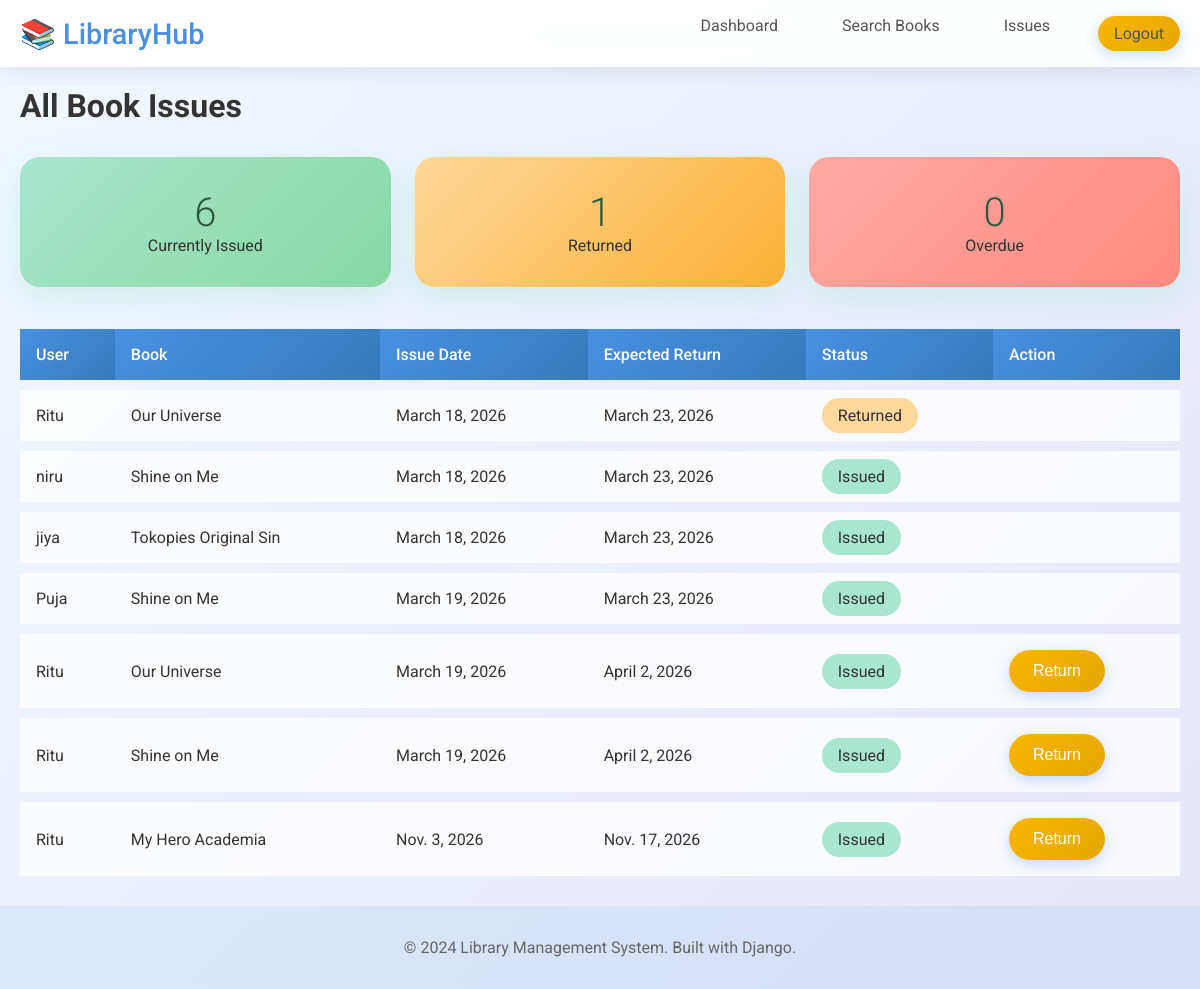
The page /issues/ (signed in) on the database its author committed.
### library/models.py (models this page shows, shortened)
class Issue(models.Model):
    STATUS_CHOICES = [
        ('issued', 'Issued'),
        ('returned', 'Returned'),
        ('overdue', 'Overdue'),
    ]
    user = models.ForeignKey(User, on_delete=models.CASCADE)
    book = models.ForeignKey(Book, on_delete=models.CASCADE)
    issue_date = models.DateField(default=timezone.now)
    expected_return_date = models.DateField()
    actual_return_date = models.DateField(null=True, blank=True)
    status = models.CharField(max_length=10, choices=STATUS_CHOICES, default='issued')

class Book(models.Model):
    title = models.CharField(max_length=200)
    author = models.CharField(max_length=200)
    isbn = models.CharField(max_length=13, unique=True)
    total_copies = models.PositiveIntegerField(default=1)
    available_copies = models.PositiveIntegerField(default=1)

### library/views.py (the view)
# urls.py: path('issues/', views.IssueListView.as_view(), name='issues'),
class IssueListView(LoginRequiredMixin, ListView):
    model = Issue
    template_name = 'library/issues.html'
    context_object_name = 'issues'
    paginate_by = 10
    def get_queryset(self):
        queryset = Issue.objects.select_related('user', 'book').all()
        issued_count = queryset.filter(status='issued').count()
        returned_count = queryset.filter(status='returned').count()
        overdue_count = queryset.filter(status='overdue').count()
        self.extra_context = {
            'issued_count': issued_count,
            'returned_count': returned_count,
            'overdue_count': overdue_count,
        }
        return queryset
    def get_context_data(self, **kwargs):
        context = super().get_context_data(**kwargs)
        context.update(self.extra_context or {})
        return context

### templates/library/issues.html (shortened to what this page needs)
<!DOCTYPE html>
<html lang="en">
<head>
</head>
<body>
{% extends 'library/base.html' %}
{% block content %}
<h1>All Book Issues</h1>
<div class="stats-grid">
    <div class="stat-card">
        <div class="stat-number">{{ issued_count }}</div>
        <div>Currently Issued</div>
    </div>
    <div class="stat-card" style="background: linear-gradient(135deg, #ffd89b, #fbb034);">
        <div class="stat-number">{{ returned_count }}</div>
        <div>Returned</div>
    </div>
    <div class="stat-card" style="background: linear-gradient(135deg, #ffaaa5, #ff8a80);">
        <div class="stat-number">{{ overdue_count }}</div>
        <div>Overdue</div>
    </div>
</div>
<table class="table">
    <thead>
        <tr>
            <th>User</th>
            <th>Book</th>
            <th>Issue Date</th>
            <th>Expected Return</th>
            <th>Status</th>
            <th>Action</th>
        </tr>
    </thead>
    <tbody>
        {% for issue in issues %}
        <tr>
            <td>{{ issue.user.username }}</td>
            <td>{{ issue.book.title }}</td>
            <td>{{ issue.issue_date }}</td>
            <td>{{ issue.expected_return_date }}</td>
            <td>
                <span style="padding: 0.5rem 1rem; border-radius: 20px; background: {% if issue.status == 'issued' %}#a8e6cf{% elif issue.status == 'returned' %}#ffd89b{% else %}#ffaaa5{% endif %}; color: #333;">
                    {{ issue.get_status_display }}
                </span>
            </td>
            <td>
                {% if issue.status == 'issued' and user == issue.user %}
                    <form method="post" action="{% url 'return_book' issue.id %}" style="display: inline;">
                        <button type="submit" class="btn btn-secondary">Return</button>
                    </form>
                {% endif %}
            </td>
        </tr>
        {% endfor %}
    </tbody>
</table>
{% endblock %}

### static/library/css/style.css (style rules this page uses)
* { margin: 0; padding: 0; box-sizing: border-box; }
body { font-family: 'Roboto', sans-serif; background: linear-gradient(135deg, #f0f8ff 0%, #e6e6fa 100%); min-height: 100vh; color: #333; }
.btn { background: linear-gradient(135deg, #4a90e2, #357abd); color: white; border: none; padding: 0.75rem 1.5rem; border-radius: 25px; cursor: pointer; font-size: 1rem; transition: all 0.3s ease; text-decoration: none; display: inline-block; box-shadow: 0 4px 15px rgba(74, 144, 226, 0.3); }
.btn-secondary { background: linear-gradient(135deg, #f8b500, #e6a700); }
.table { width: 100%; border-collapse: separate; border-spacing: 0 10px; }
.table th, .table td { padding: 1rem; text-align: left; background: rgba(255, 255, 255, 0.8); }
.table th { background: linear-gradient(135deg, #4a90e2, #357abd); color: white; font-weight: 500; }
.stats-grid { display: grid; grid-template-columns: repeat(auto-fit, minmax(200px, 1fr)); gap: 1.5rem; margin: 2rem 0; }
.stat-card { background: linear-gradient(135deg, #a8e6cf, #88d8a3); padding: 2rem; border-radius: 20px; text-align: center; box-shadow: 0 10px 30px rgba(168, 230, 207, 0.4); }
.stat-number { font-size: 2.5rem; font-weight: 300; color: #2d5a3e; }

### rows shown on the page
Issue: user.username "Ritu", book "Our Universe", issue_date "March 18, 2026", expected_return_date "March 23, 2026", status "Returned"
Issue: user.username "niru", book "Shine on Me", issue_date "March 18, 2026", expected_return_date "March 23, 2026", status "Issued"
Issue: user.username "jiya", book "Tokopies Original Sin", issue_date "March 18, 2026", expected_return_date "March 23, 2026", status "Issued"
Issue: user.username "Puja", book "Shine on Me", issue_date "March 19, 2026", expected_return_date "March 23, 2026", status "Issued"
Issue: user.username "Ritu", book "Our Universe", issue_date "March 19, 2026", expected_return_date "April 2, 2026", status "Issued", shows "Return"
Issue: user.username "Ritu", book "Shine on Me", issue_date "March 19, 2026", expected_return_date "April 2, 2026", status "Issued", shows "Return"
Issue: user.username "Ritu", book "My Hero Academia", issue_date "Nov. 3, 2026", expected_return_date "Nov. 17, 2026", status "Issued", shows "Return"

### other values the page prints
{{ issued_count }} "6"
{{ returned_count }} "1"
{{ overdue_count }} "0"
